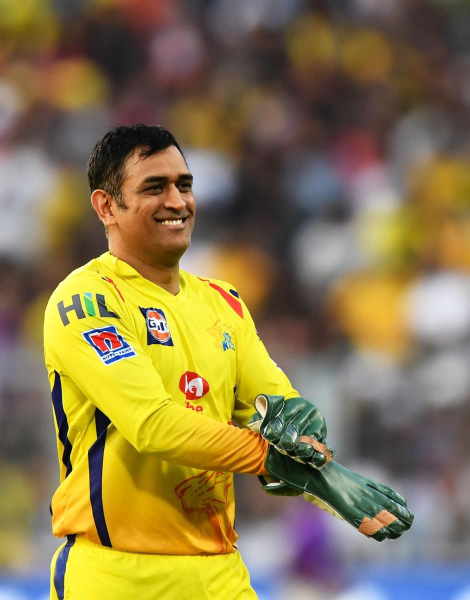
#> input picture Face detection and Emotion detection/dhoni.jpeg, 940 x 1200 px (shown at 1/2 size); its folder holds only this picture in this run
$ python test.py dhoni.jpeg emotion.jpeg
#> lines starting #> are read from the running program, lines starting #| are printed output that depends on the picture
### Face detection and Emotion detection/faceRecognition.py
import cv2
import os
import numpy as np

def faceDetection(test_img):
	gray_img=cv2.cvtColor(test_img,cv2.COLOR_BGR2GRAY)#convert color image to grayscale
	face_haar_cascade=cv2.CascadeClassifier('./haarcascade_files/haarcascade_frontalface_default.xml')#Load haar classifier
	faces=face_haar_cascade.detectMultiScale(gray_img,scaleFactor=1.5,minNeighbors=3)#detectMultiScale returns rectangles

	return faces,gray_img


# [36 lines left out: functions getFaces, train_classifier, draw_rect, not called in this run]
	# print("Rectangle Drawn!")
def put_text(test_img,text,x,y):
	# print("Putting text ...")
	cv2.putText(test_img,text,(x-5,y-5),cv2.FONT_HERSHEY_DUPLEX,2,(255,0,0),4)

### Face detection and Emotion detection/test.py
import cv2
import os,sys
import numpy as np
import faceRecognition as fr


#This module takes images  stored in diskand performs face recognition
if (len(sys.argv)!=3):
	print("Usage: python3 test.py <input_image> <number_of_types_of_images(2/3/4)>")
	exit(0)

test_img=cv2.imread(sys.argv[1])#test_img path
#> test_img is the input picture: shape (1200, 940, 3); mean B, G, R 77, 120.2, 136.9
faces_detected,gray_img=fr.faceDetection(test_img)
#> in faceDetection, `gray_img=cv2.cvtColor(test_img,cv2.COLOR_BGR2GRAY)#convert color image..`:
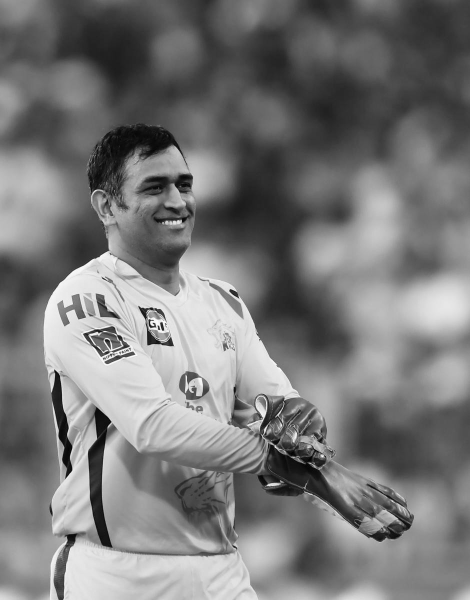
#> gray_img: shape (1200, 940) (shown at 1/2 size); min 0, max 255, mean 120.3
#> in faceDetection, `faces=face_haar_cascade.detectMultiScale(gray_img,scaleFactor=1.5,minN..`: faces = [[245, 304, 182, 182]]
#> faces_detected = [[245, 304, 182, 182]]
print("faces_detected:",faces_detected)
#| faces_detected: [[245 304 182 182]]

# Comment lines 17-34 after 1st run
faces,faceID = None,None
if sys.argv[2] == "2":
	faces,faceID=fr.getFaces('./trainingImages2/')
elif sys.argv[2] == "3":
	faces,faceID=fr.getFaces('./trainingImages3/')
elif sys.argv[2] == "4":
	faces,faceID=fr.getFaces('./trainingImages4/')
else:
	print("Number of types of images should be 2/3/4")
	exit(0)
#> (the program exits here)

$ run again, on Face detection and Emotion detection/kiran.jpg
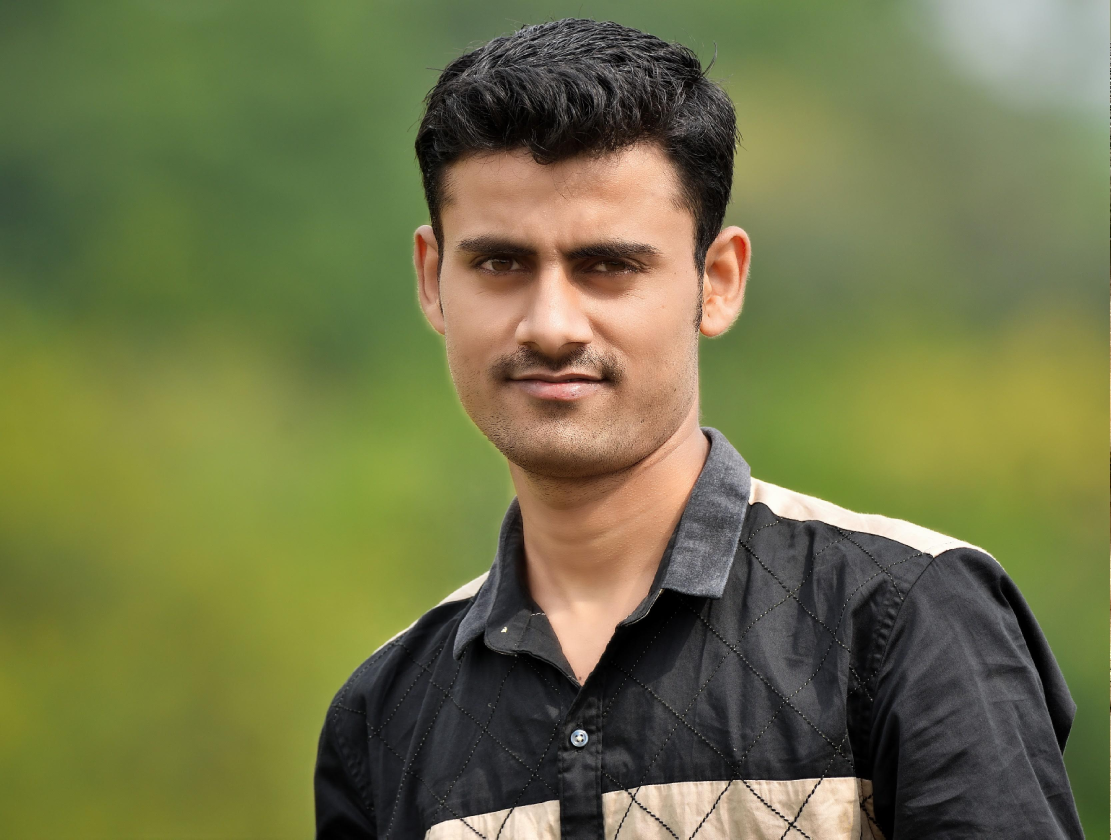
#> input picture Face detection and Emotion detection/kiran.jpg, 3331 x 2518 px (shown at 1/3 size)
#> test_img is the input picture: shape (2518, 3331, 3); mean B, G, R 72.7, 115.5, 112.5
#> in faceDetection, `gray_img=cv2.cvtColor(test_img,cv2.COLOR_BGR2GRAY)#convert color image..`:
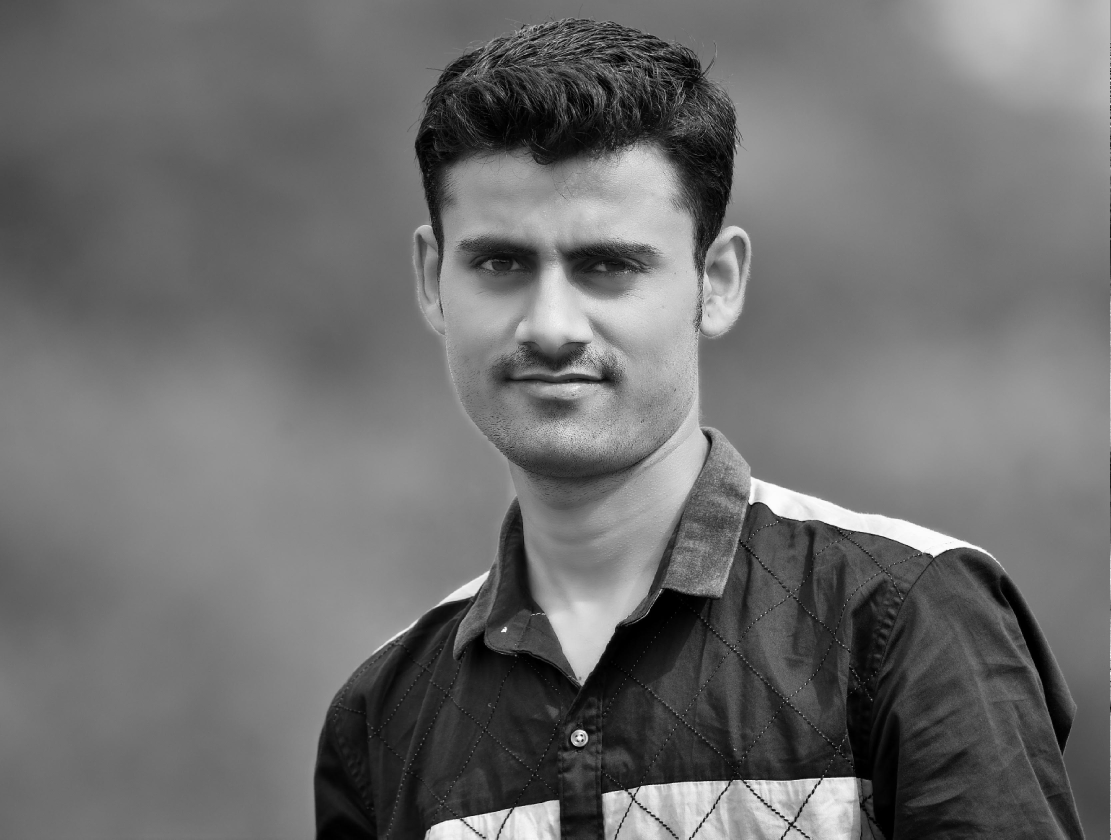
#> gray_img: shape (2518, 3331) (shown at 1/3 size); min 0, max 255, mean 109.7
#> faces = [[1710, 2186, 54, 54], [1217, 457, 923, 923]]
#| faces_detected: [[1710 2186   54   54]
#|  [1217  457  923  923]]

$ run again, on Face detection and Emotion detection/modi.jpg
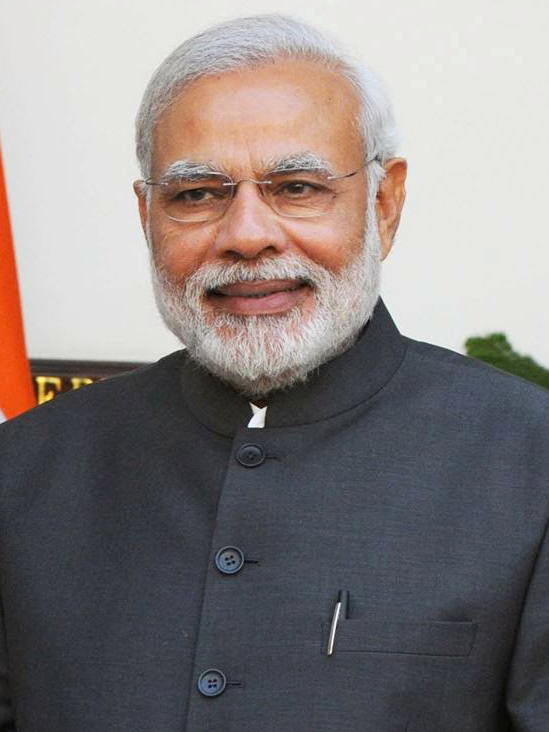
#> input picture Face detection and Emotion detection/modi.jpg, 549 x 732 px
#> test_img is the input picture: shape (732, 549, 3); mean B, G, R 127, 127.8, 134.1
#> in faceDetection, `gray_img=cv2.cvtColor(test_img,cv2.COLOR_BGR2GRAY)#convert color image..`:
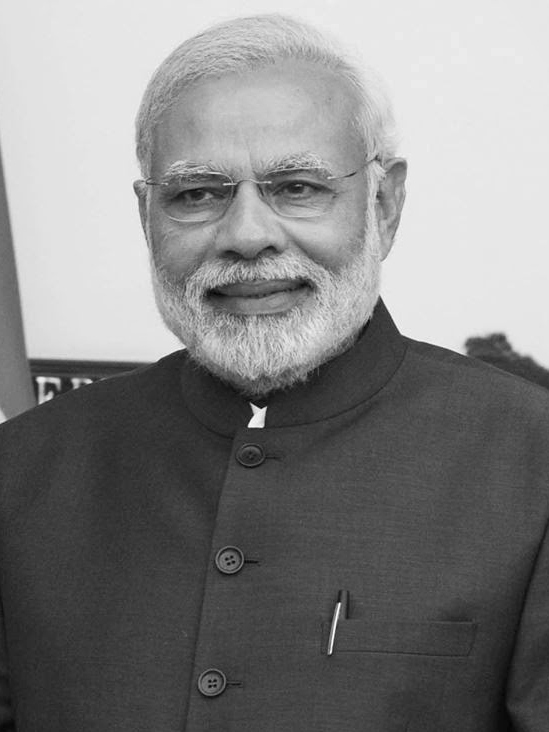
#> gray_img: shape (732, 549); min 3, max 254, mean 129.6
#> faces = [[112, 86, 273, 273]]
#| faces_detected: [[112  86 273 273]]
